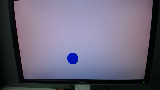
#> input picture 0.png, 160 x 90 px
$ python test.py
#> lines starting #> are read from the running program, lines starting #| are printed output that depends on the picture; after the words box and inside, x2 and y2 are one past the last pixel; in counts of white or black regions, pixels touching at a corner belong together
import cv2
from cv2 import moments
import numpy as np

image = cv2.imread('0.png')
#> image is the input picture: shape (90, 160, 3); mean B, G, R 121.3, 101.9, 106.7
lower = [120, 0, 0]
upper = [255, 50, 50]
lower = np.array(lower, dtype="uint8")
upper = np.array(upper, dtype="uint8")

mask = cv2.inRange(image, lower, upper)
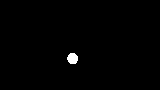
#> mask: shape (90, 160); 0.67% white; 1 white region, box (x1, y1, x2, y2) and area: (67, 53, 78, 64) 97
m = cv2.moments(mask)
#> m = moments, m00 24735, centre m10/m00, m01/m00 = (72.18, 58.09)
x = int(m["m10"] / m["m00"])
#> x = 72
y = int(m["m01"] / m["m00"])
#> y = 58
cv2.circle(image, (x, y), 1, (255, 255, 255), -1)
#> image: shape (90, 160, 3); 0.03% of pixels changed, all inside (x1, y1, x2, y2) = (71, 57, 74, 60)
print(x, y)
#| 72 58
cv2.imshow('', image)
cv2.waitKey(0)
